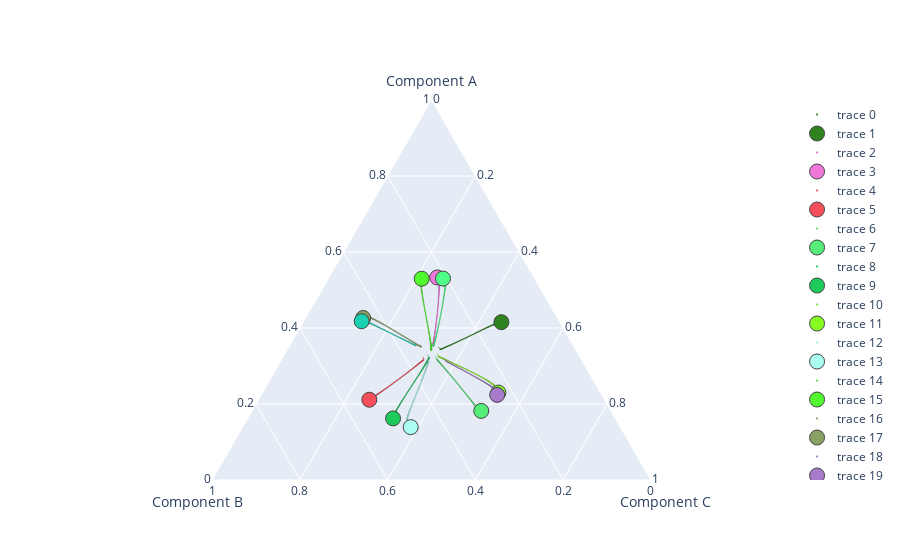

The notebook cell saved with this chart:
### Code cell
Z_t = run_homogeneous_simulation(T_dissensus, 
                        dt, 
                        num_agents, 
                        num_options, 
                        gamma_dissensus, 
                        delta_dissensus,
                        alpha,
                        beta,
                        d,
                        u,
                        b,
                        A_tilde,
                        Z)

Z_t_simp = map_to_simplex(Z_t, num_options, r, R)
simplex_plot(Z_t_simp[::subsample_interval])

### Figure 1 — Plotly figure (JSON) as saved in the notebook; plotly's stock layout.template omitted (floating-point values rounded to 4 significant figures; data arrays with more than 128 entries replaced by an {"elided": "..."} marker saying what was removed)
{"data": [{"a": {"elided": "301 float values"}, "b": {"elided": "301 float values"}, "c": {"elided": "301 float values"}, "marker": {"color": "#2F831E", "line": {"width": 0.1}, "size": 1, "symbol": 0}, "mode": "markers", "type": "scatterternary"}, {"a": [0.4154], "b": [0.133], "c": [0.4516], "marker": {"color": "#2F831E", "line": {"width": 1}, "size": 15, "symbol": 0}, "mode": "markers", "type": "scatterternary"}, {"a": {"elided": "301 float values"}, "b": {"elided": "301 float values"}, "c": {"elided": "301 float values"}, "marker": {"color": "#F277DB", "line": {"width": 0.1}, "size": 1, "symbol": 0}, "mode": "markers", "type": "scatterternary"}, {"a": [0.5331], "b": [0.2204], "c": [0.2465], "marker": {"color": "#F277DB", "line": {"width": 1}, "size": 15, "symbol": 0}, "mode": "markers", "type": "scatterternary"}, {"a": {"elided": "301 float values"}, "b": {"elided": "301 float values"}, "c": {"elided": "301 float values"}, "marker": {"color": "#F74E5C", "line": {"width": 0.1}, "size": 1, "symbol": 0}, "mode": "markers", "type": "scatterternary"}, {"a": [0.2112], "b": [0.5361], "c": [0.2527], "marker": {"color": "#F74E5C", "line": {"width": 1}, "size": 15, "symbol": 0}, "mode": "markers", "type": "scatterternary"}, {"a": {"elided": "301 float values"}, "b": {"elided": "301 float values"}, "c": {"elided": "301 float values"}, "marker": {"color": "#55EC78", "line": {"width": 0.1}, "size": 1, "symbol": 0}, "mode": "markers", "type": "scatterternary"}, {"a": [0.1818], "b": [0.2957], "c": [0.5224], "marker": {"color": "#55EC78", "line": {"width": 1}, "size": 15, "symbol": 0}, "mode": "markers", "type": "scatterternary"}, {"a": {"elided": "301 float values"}, "b": {"elided": "301 float values"}, "c": {"elided": "301 float values"}, "marker": {"color": "#1CCB5B", "line": {"width": 0.1}, "size": 1, "symbol": 0}, "mode": "markers", "type": "scatterternary"}, {"a": [0.1621], "b": [0.5066], "c": [0.3313], "marker": {"color": "#1CCB5B", "line": {"width": 1}, "size": 15, "symbol": 0}, "mode": "markers", "type": "scatterternary"}, {"a": {"elided": "301 float values"}, "b": {"elided": "301 float values"}, "c": {"elided": "301 float values"}, "marker": {"color": "#86FB22", "line": {"width": 0.1}, "size": 1, "symbol": 0}, "mode": "markers", "type": "scatterternary"}, {"a": [0.2301], "b": [0.2324], "c": [0.5374], "marker": {"color": "#86FB22", "line": {"width": 1}, "size": 15, "symbol": 0}, "mode": "markers", "type": "scatterternary"}, {"a": {"elided": "301 float values"}, "b": {"elided": "301 float values"}, "c": {"elided": "301 float values"}, "marker": {"color": "#ABFEF2", "line": {"width": 0.1}, "size": 1, "symbol": 0}, "mode": "markers", "type": "scatterternary"}, {"a": [0.1391], "b": [0.4778], "c": [0.3831], "marker": {"color": "#ABFEF2", "line": {"width": 1}, "size": 15, "symbol": 0}, "mode": "markers", "type": "scatterternary"}, {"a": {"elided": "301 float values"}, "b": {"elided": "301 float values"}, "c": {"elided": "301 float values"}, "marker": {"color": "#50FA2C", "line": {"width": 0.1}, "size": 1, "symbol": 0}, "mode": "markers", "type": "scatterternary"}, {"a": [0.5298], "b": [0.2575], "c": [0.2128], "marker": {"color": "#50FA2C", "line": {"width": 1}, "size": 15, "symbol": 0}, "mode": "markers", "type": "scatterternary"}, {"a": {"elided": "301 float values"}, "b": {"elided": "301 float values"}, "c": {"elided": "301 float values"}, "marker": {"color": "#88A265", "line": {"width": 0.1}, "size": 1, "symbol": 0}, "mode": "markers", "type": "scatterternary"}, {"a": [0.4263], "b": [0.4426], "c": [0.1311], "marker": {"color": "#88A265", "line": {"width": 1}, "size": 15, "symbol": 0}, "mode": "markers", "type": "scatterternary"}, {"a": {"elided": "301 float values"}, "b": {"elided": "301 float values"}, "c": {"elided": "301 float values"}, "marker": {"color": "#A77BCA", "line": {"width": 0.1}, "size": 1, "symbol": 0}, "mode": "markers", "type": "scatterternary"}, {"a": [0.224], "b": [0.2383], "c": [0.5377], "marker": {"color": "#A77BCA", "line": {"width": 1}, "size": 15, "symbol": 0}, "mode": "markers", "type": "scatterternary"}, {"a": {"elided": "301 float values"}, "b": {"elided": "301 float values"}, "c": {"elided": "301 float values"}, "marker": {"color": "#4EFE87", "line": {"width": 0.1}, "size": 1, "symbol": 0}, "mode": "markers", "type": "scatterternary"}, {"a": [0.5301], "b": [0.2088], "c": [0.2611], "marker": {"color": "#4EFE87", "line": {"width": 1}, "size": 15, "symbol": 0}, "mode": "markers", "type": "scatterternary"}, {"a": {"elided": "301 float values"}, "b": {"elided": "301 float values"}, "c": {"elided": "301 float values"}, "marker": {"color": "#1AD2B2", "line": {"width": 0.1}, "size": 1, "symbol": 0}, "mode": "markers", "type": "scatterternary"}, {"a": [0.4178], "b": [0.4503], "c": [0.1319], "marker": {"color": "#1AD2B2", "line": {"width": 1}, "size": 15, "symbol": 0}, "mode": "markers", "type": "scatterternary"}], "layout": {}}
